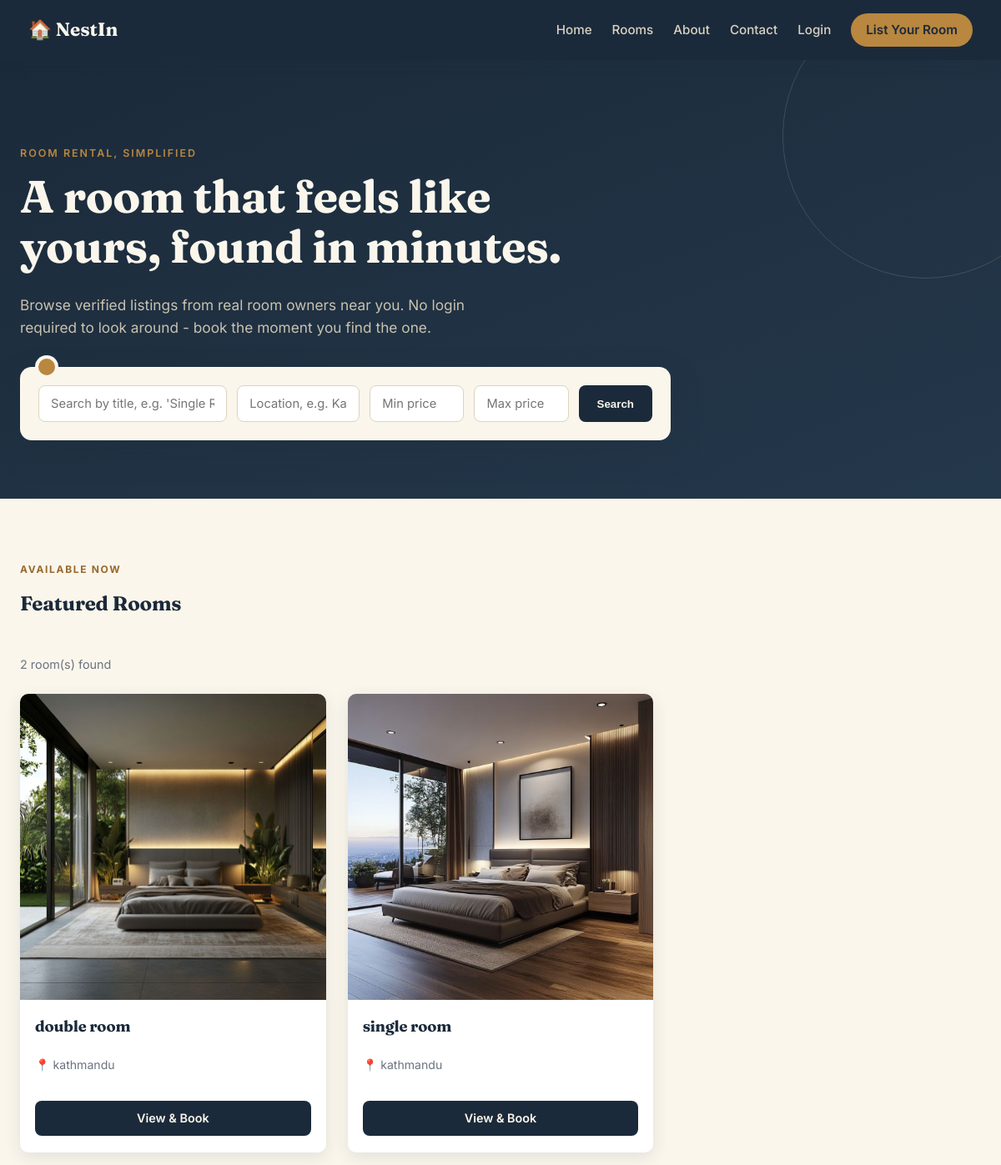
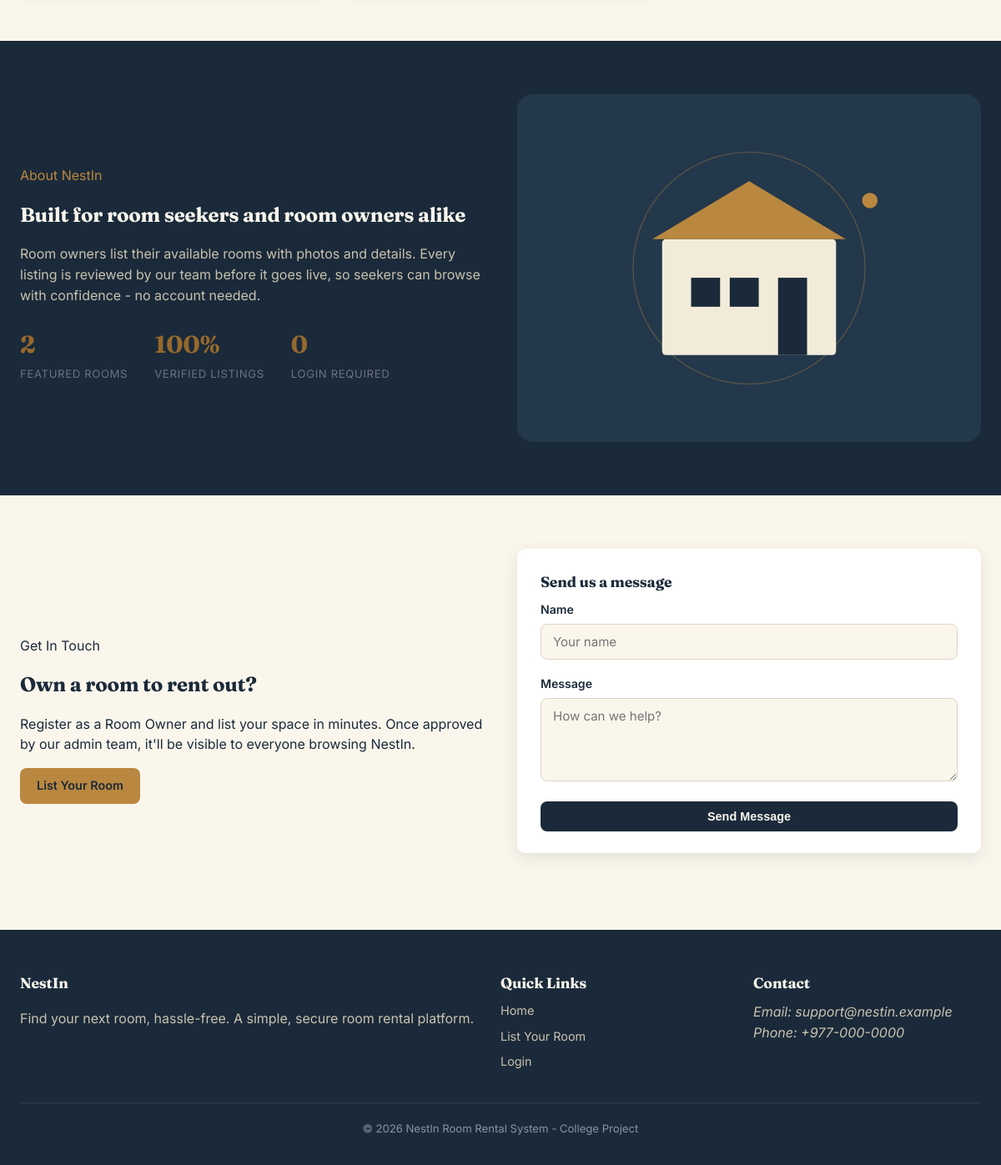
The page / on the database its author committed (2 pictures, top to bottom).
### models/room.py (models this page shows, shortened)
class Room(db.Model):
    __tablename__ = "rooms"
    id = db.Column(db.Integer, primary_key=True)
    owner_id = db.Column(db.Integer, db.ForeignKey("users.id"), nullable=False)
    title = db.Column(db.String(150), nullable=False)
    description = db.Column(db.Text, nullable=False)
    price = db.Column(db.Float, nullable=False)
    location = db.Column(db.String(150), nullable=False)
    is_available = db.Column(db.Boolean, default=True)
    status = db.Column(db.String(20), default="pending")  # 'pending', 'approved', 'rejected'
    created_at = db.Column(db.DateTime, default=datetime.utcnow)
    images = db.relationship("RoomImage", backref="room", lazy=True, cascade="all, delete-orphan")
    bookings = db.relationship("Booking", backref="room", lazy=True, cascade="all, delete-orphan")
    @property
    def cover_image(self):
        if self.images:
            return self.images[0].filename
        return "default_room.png"

class RoomImage(db.Model):
    __tablename__ = "room_images"
    id = db.Column(db.Integer, primary_key=True)
    room_id = db.Column(db.Integer, db.ForeignKey("rooms.id"), nullable=False)
    filename = db.Column(db.String(255), nullable=False)

### routes/public.py (the view)
@public_bp.route("/")
def home():
    query = request.args.get("q", "").strip()
    location = request.args.get("location", "").strip()
    min_price = request.args.get("min_price", type=float)
    max_price = request.args.get("max_price", type=float)
    approved_rooms = Room.query.filter_by(status="approved", is_available=True).order_by(
        Room.created_at.desc()
    ).all()
    rooms = filter_rooms(
        approved_rooms, query=query, location=location, min_price=min_price, max_price=max_price
    )
    featured_rooms = approved_rooms[:6]
    return render_template(
        "index.html",
        rooms=rooms,
        featured_rooms=featured_rooms,
        query=query,
        location=location,
        min_price=min_price,
        max_price=max_price,
    )

### routes/public.py (called while the page is built)
@public_bp.before_app_request
def track_visitor():
    if request.endpoint in ("public.home",):
        log_visit()

### utils.py (called while the page is built)
def log_visit():
    today = date.today()
    entry = VisitorLog.query.filter_by(visit_date=today).first()
    if entry is None:
        entry = VisitorLog(visit_date=today, count=1)
        db.session.add(entry)
    else:
        entry.count += 1
    db.session.commit()

def filter_rooms(rooms, query=None, location=None, min_price=None, max_price=None):
    results = []
    for room in rooms:
        if query and not room_matches_query(room, query):
            continue
        if location and not room_matches_query(room, location):
            continue
        if min_price is not None and room.price < min_price:
            continue
        if max_price is not None and room.price > max_price:
            continue
        results.append(room)
    return results

### templates/index.html (shortened to what this page needs)
{% extends "base.html" %}  {% block content %}
<section class="hero">
  <div class="hero-inner">
    <p class="hero-eyebrow">Room Rental, Simplified</p>
    <h1>A room that feels like yours, found in minutes.</h1>
    <p class="lead">
      Browse verified listings from real room owners near you. No login required
      to look around - book the moment you find the one.
    </p>
    <div class="search-tag">
      <form
        action="{{ url_for('public.home') }}"
        method="get"
        class="search-form"
      >
        <input
          type="text"
          name="q"
          placeholder="Search by title, e.g. 'Single Room'"
          value="{{ query }}"
        />
        <input
          type="text"
          name="location"
          placeholder="Location, e.g. Kathmandu"
          value="{{ location }}"
        />
        <input
          type="number"
          name="min_price"
          placeholder="Min price"
          value="{{ min_price if min_price is not none else '' }}"
        />
        <input
          type="number"
          name="max_price"
          placeholder="Max price"
          value="{{ max_price if max_price is not none else '' }}"
        />
        <button type="submit">Search</button>
      </form>
    </div>
  </div>
</section>
<section class="page-section" id="featured">
  <div class="section-head">
    <div>
      <p class="eyebrow">Available Now</p>
      <h2>
        {% if query or location or min_price or max_price %}Search Results{%
        else %}Featured Rooms{% endif %}
      </h2>
    </div>
  </div>
  <p class="results-count container">{{ rooms|length }} room(s) found</p>
  {% if rooms %}
  <div class="room-grid">
    {% for room in rooms %}
    <article class="room-card">
      {% if room.images %}
      <img
        src="{{ url_for('public.room_image', filename=room.cover_image) }}"
        alt="Photo of {{ room.title }}"
        onerror="this.src = '/static/images/placeholder_room.svg'"
      />
      {% else %}
      <img
        src="{{ url_for('static', filename='images/placeholder_room.svg') }}"
        alt="Photo of {{ room.title }}"
      />
      {% endif %}
      <div class="room-body">
        <h3>{{ room.title }}</h3>
        <p class="room-location">📍 {{ room.location }}</p>
        <div class="view-btn">
          <a
            href="{{ url_for('public.room_detail', room_id=room.id) }}"
            class="btn btn-primary btn-block"
            >View & Book</a
          >
        </div>
      </div>
    </article>
    {% endfor %}
  </div>
  {% endif %}
</section>
<section class="page-section bg-ink" id="about">
  <div class="about-grid">
    <div>
      <p class="eyebrow" style="color: #b9873f">About NestIn</p>
      <h2>Built for room seekers and room owners alike</h2>
      <p style="color: #c9c2af">
        Room owners list their available rooms with photos and details. Every
        listing is reviewed by our team before it goes live, so seekers can
        browse with confidence - no account needed.
      </p>
      <div class="stat-row">
        <div>
          <strong>{{ featured_rooms|length }}</strong
          ><span>Featured Rooms</span>
        </div>
        <div><strong>100%</strong><span>Verified Listings</span></div>
        <div><strong>0</strong><span>Login Required</span></div>
      </div>
    </div>
    <aside>
      <img
        src="{{ url_for('static', filename='images/placeholder_about.svg') }}"
        alt="Illustration of a cosy rented room"
      />
    </aside>
  </div>
</section>
<section class="page-section">
  <div class="contact-grid">
    <div>
      <p class="eyebrow">Get In Touch</p>
      <h2>Own a room to rent out?</h2>
      <p>
        Register as a Room Owner and list your space in minutes. Once approved
        by our admin team, it'll be visible to everyone browsing NestIn.
      </p>
      <a href="{{ url_for('auth.register') }}" class="btn btn-brass"
        >List Your Room</a
      >
    </div>
    <form class="panel" method="post" action="#" onsubmit="return false;">
      <h3>Send us a message</h3>
      <div class="form-group">
        <label for="contact_name">Name</label>
        <input
          type="text"
          id="contact_name"
          name="name"
          placeholder="Your name"
        />
      </div>
      <div class="form-group">
        <label for="contact_message">Message</label>
        <textarea
          id="contact_message"
          name="message"
          placeholder="How can we help?"
        ></textarea>
      </div>
      <button type="submit" class="btn btn-primary btn-block">
        Send Message
      </button>
    </form>
  </div>
</section>
{% endblock %}

### templates/base.html (shortened to what this page needs)
<!DOCTYPE html>
<html lang="en">
<head>
    <link rel="stylesheet" href="{{ url_for('static', filename='css/style.css') }}">
</head>
<body>
<header class="site-header">
    <nav class="navbar">
        <a href="{{ url_for('public.home') }}" class="brand">🏠 NestIn</a>
        <div class="nav-links" id="navLinks">
            <a href="{{ url_for('public.home') }}">Home</a>
            <a href="{{ url_for('public.home') }}#featured">Rooms</a>
            <a href="{{ url_for('public.home') }}#about">About</a>
            <a href="{{ url_for('public.home') }}#contact">Contact</a>
            {% if current_user.is_authenticated %}
                {% if current_user.is_admin %}
                    <a href="{{ url_for('admin.dashboard') }}">Admin Dashboard</a>
                {% else %}
                    <a href="{{ url_for('owner.dashboard') }}">My Dashboard</a>
                {% endif %}
                <a href="{{ url_for('auth.logout') }}" class="btn-nav">Logout</a>
            {% else %}
                <a href="{{ url_for('auth.login') }}">Login</a>
                <a href="{{ url_for('auth.register') }}" class="btn-nav">List Your Room</a>
            {% endif %}
        </div>
    </nav>
</header>
<main>
    {% block content %}{% endblock %}
</main>
<footer class="site-footer" id="contact">
    <div class="footer-grid">
        <section>
            <h3>NestIn</h3>
            <p>Find your next room, hassle-free. A simple, secure room rental platform.</p>
        </section>
        <section>
            <h3>Quick Links</h3>
            <a href="{{ url_for('public.home') }}">Home</a>
            <a href="{{ url_for('auth.register') }}">List Your Room</a>
            <a href="{{ url_for('auth.login') }}">Login</a>
        </section>
        <section>
            <h3>Contact</h3>
            <address>
                Email: support@nestin.example<br>
                Phone: +977-000-0000
            </address>
        </section>
    </div>
    <p class="copyright">&copy; 2026 NestIn Room Rental System - College Project</p>
</footer>
</body>
</html>

### rows shown on the page
Room: filename (picture), title "double room", location "kathmandu"
Room: filename (picture), title "single room", location "kathmandu"

### other values the page prints
{{ rooms|length }} "2"
{{ featured_rooms|length }} "2"
